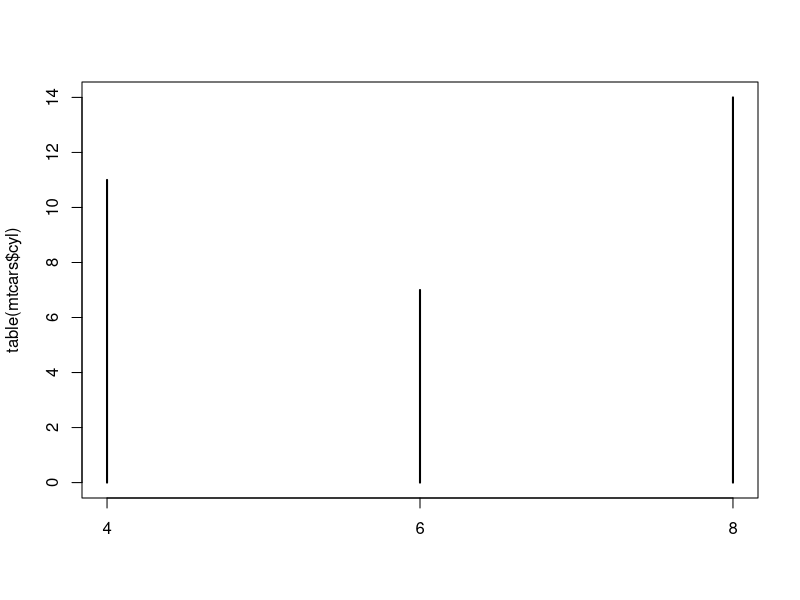
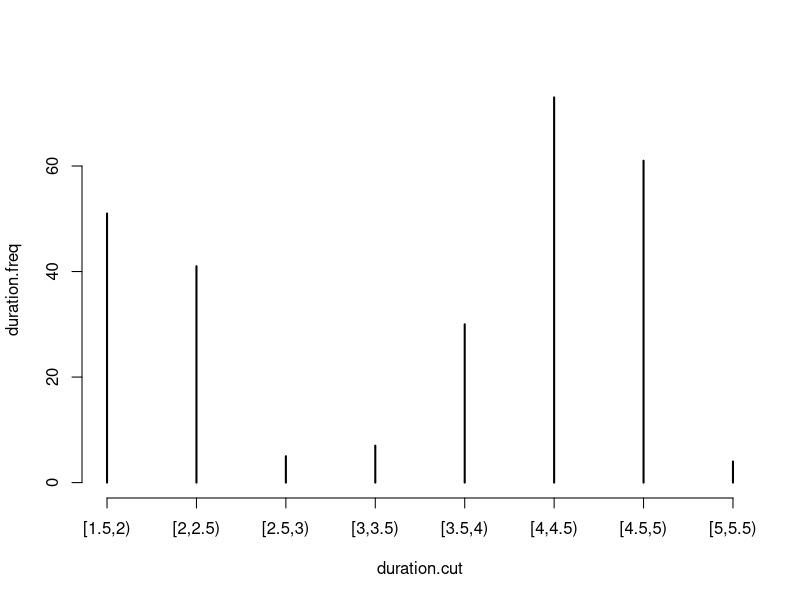

R code for these plots, in order:
## ---- chunk 1
plot(table(mtcars$cyl))
## ---- chunk 2
duration = faithful$eruptions
breaks = seq(1.5, 5.5, by=0.5)
duration.cut = cut(duration, breaks, right=FALSE)
duration.freq = table(duration.cut)
plot(duration.freq)
